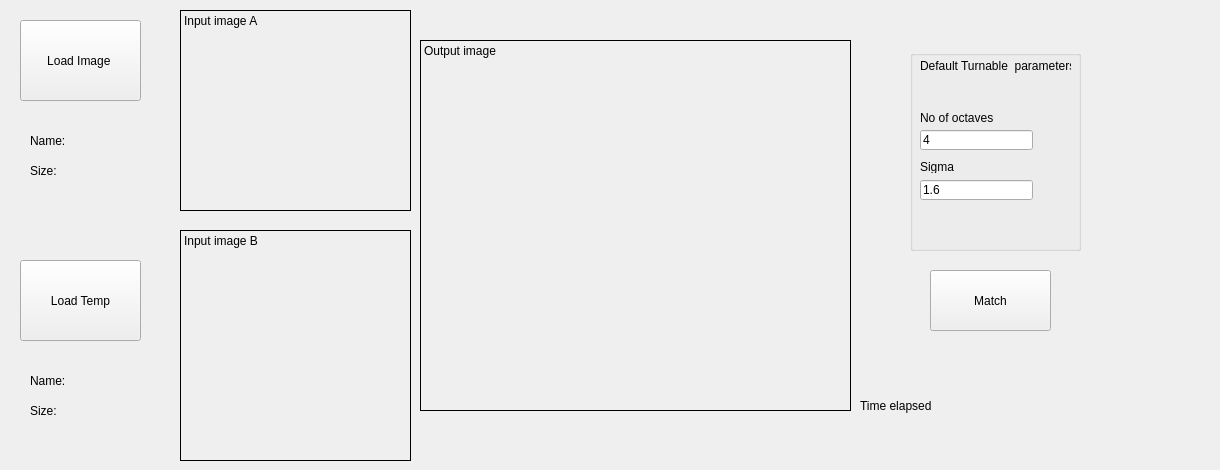
    <widget class="QWidget" name="tab_2">
     <attribute name="title">
      <string>SIFT</string>
     </attribute>
     <widget class="QLabel" name="label_59">
      <property name="geometry">
       <rect>
        <x>30</x>
        <y>370</y>
        <width>71</width>
        <height>21</height>
       </rect>
      </property>
      <property name="text">
       <string>Name:</string>
      </property>
     </widget>
     <widget class="QLabel" name="label_60">
      <property name="geometry">
       <rect>
        <x>30</x>
        <y>400</y>
        <width>71</width>
        <height>21</height>
       </rect>
      </property>
      <property name="text">
       <string>Size:</string>
      </property>
     </widget>
     <widget class="QLabel" name="label_61">
      <property name="geometry">
       <rect>
        <x>30</x>
        <y>160</y>
        <width>71</width>
        <height>21</height>
       </rect>
      </property>
      <property name="text">
       <string>Size:</string>
      </property>
     </widget>
     <widget class="QPushButton" name="Load_imageA_2">
      <property name="geometry">
       <rect>
        <x>20</x>
        <y>20</y>
        <width>121</width>
        <height>81</height>
       </rect>
      </property>
      <property name="text">
       <string>Load Image </string>
      </property>
     </widget>
     <widget class="QPushButton" name="Load_imageB_2">
      <property name="geometry">
       <rect>
        <x>20</x>
        <y>260</y>
        <width>121</width>
        <height>81</height>
       </rect>
      </property>
      <property name="text">
       <string>Load Temp</string>
      </property>
     </widget>
     <widget class="QLabel" name="label_62">
      <property name="geometry">
       <rect>
        <x>30</x>
        <y>130</y>
        <width>71</width>
        <height>21</height>
       </rect>
      </property>
      <property name="text">
       <string>Name:</string>
      </property>
     </widget>
     <widget class="QLabel" name="Template_matching_inputA_3">
      <property name="geometry">
       <rect>
        <x>180</x>
        <y>10</y>
        <width>231</width>
        <height>201</height>
       </rect>
      </property>
      <property name="frameShape">
       <enum>QFrame::Box</enum>
      </property>
      <property name="text">
       <string>Input image A</string>
      </property>
      <property name="alignment">
       <set>Qt::AlignLeading|Qt::AlignLeft|Qt::AlignTop</set>
      </property>
     </widget>
     <widget class="QLabel" name="Template_matching_inputB2">
      <property name="geometry">
       <rect>
        <x>180</x>
        <y>230</y>
        <width>231</width>
        <height>231</height>
       </rect>
      </property>
      <property name="frameShape">
       <enum>QFrame::Box</enum>
      </property>
      <property name="text">
       <string>Input image B</string>
      </property>
      <property name="alignment">
       <set>Qt::AlignLeading|Qt::AlignLeft|Qt::AlignTop</set>
      </property>
     </widget>
     <widget class="QLabel" name="SIFT_output">
      <property name="geometry">
       <rect>
        <x>420</x>
        <y>40</y>
        <width>431</width>
        <height>371</height>
       </rect>
      </property>
      <property name="frameShape">
       <enum>QFrame::Box</enum>
      </property>
      <property name="text">
       <string>Output image</string>
      </property>
      <property name="alignment">
       <set>Qt::AlignLeading|Qt::AlignLeft|Qt::AlignTop</set>
      </property>
     </widget>
     <widget class="QGroupBox" name="groupBox_24">
      <property name="geometry">
       <rect>
        <x>910</x>
        <y>50</y>
        <width>171</width>
        <height>201</height>
       </rect>
      </property>
      <property name="title">
       <string/>
      </property>
      <widget class="QLabel" name="label_8">
       <property name="geometry">
        <rect>
         <x>10</x>
         <y>60</y>
         <width>111</width>
         <height>16</height>
        </rect>
       </property>
       <property name="text">
        <string>No of octaves</string>
       </property>
      </widget>
      <widget class="QLineEdit" name="lineEdit">
       <property name="geometry">
        <rect>
         <x>10</x>
         <y>80</y>
         <width>113</width>
         <height>20</height>
        </rect>
       </property>
       <property name="text">
        <string>4</string>
       </property>
      </widget>
      <widget class="QLineEdit" name="lineEdit_2">
       <property name="geometry">
        <rect>
         <x>10</x>
         <y>130</y>
         <width>113</width>
         <height>20</height>
        </rect>
       </property>
       <property name="text">
        <string>1.6</string>
       </property>
      </widget>
      <widget class="QLabel" name="label_9">
       <property name="geometry">
        <rect>
         <x>10</x>
         <y>110</y>
         <width>47</width>
         <height>13</height>
        </rect>
       </property>
       <property name="text">
        <string>Sigma</string>
       </property>
      </widget>
      <widget class="QLabel" name="label_135">
       <property name="geometry">
        <rect>
         <x>10</x>
         <y>0</y>
         <width>151</width>
         <height>31</height>
        </rect>
       </property>
       <property name="styleSheet">
        <string notr="true">font: 75 8pt &quot;MS Shell Dlg 2&quot;;</string>
       </property>
       <property name="text">
        <string>Default Turnable  parameters</string>
       </property>
      </widget>
     </widget>
     <widget class="QPushButton" name="pushButton_match_4">
      <property name="geometry">
       <rect>
        <x>930</x>
        <y>270</y>
        <width>121</width>
        <height>61</height>
       </rect>
      </property>
      <property name="text">
       <string>Match</string>
      </property>
     </widget>
     <widget class="QLabel" name="label_136">
      <property name="geometry">
       <rect>
        <x>860</x>
        <y>370</y>
        <width>351</width>
        <height>71</height>
       </rect>
      </property>
      <property name="styleSheet">
       <string notr="true">font: 12pt &quot;MS Shell Dlg 2&quot;;</string>
      </property>
      <property name="text">
       <string>Time elapsed</string>
      </property>
     </widget>
    </widget>
